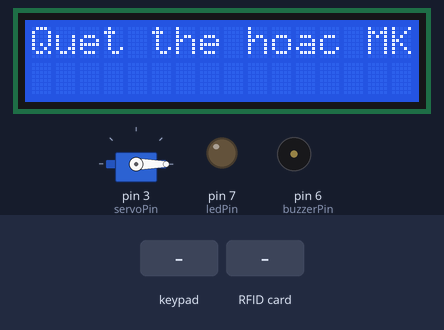
Bench run of a sketch on a simulated Arduino Uno, built with avr-gcc and run on an emulated ATmega328P. Parts: servo, 16×2 character LCD, output pins drawn as LEDs (lit = HIGH), buzzer (waves = sounding, pin HIGH). Dashed ring = blinking. Inputs (shaded band) come from the test bench. Pins used as bus, display or sensor lines are not drawn; what the sketch prints to the serial monitor is not drawn.

Above: at 3.3 s.
3.4 s: keypad keys 1 2 3 4 # pressed 0.4 s apart
At 6.5 s:
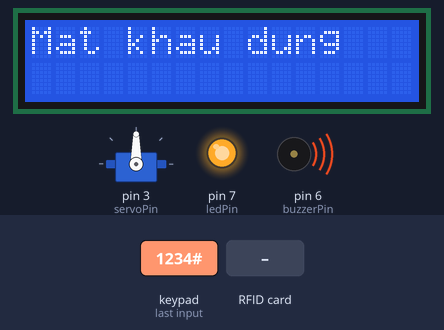
8.5 s: RFID card 5E 7A 19 C4 held to the reader
11.5 s: key '#' pressed
At 14.4 s:
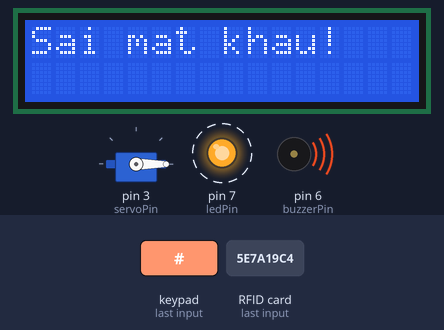
14.5 s: RFID card A3 BE C8 26 held to the reader
At 17.1 s:
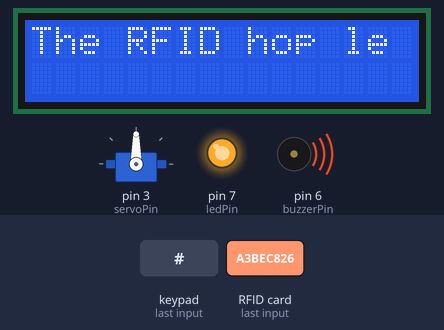
19.6 s: key '*' pressed
22.6 s: keypad keys 1 2 3 4 pressed 0.4 s apart
At 25.3 s:
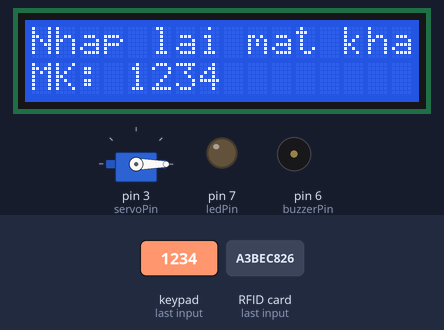
Timing chart, 0 to 26.7 s (numbered marks = the images above; inputs shaded):
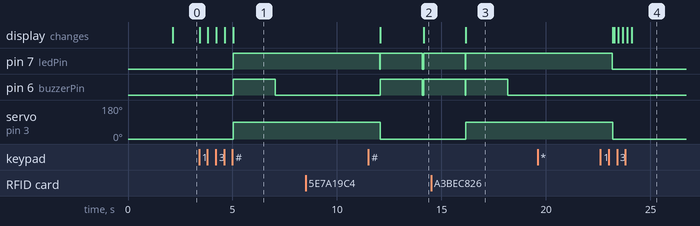

Measured:
- after the input at 3.4 s, pin 7 (ledPin): LOW → HIGH after 1.6 s; pin 6 (buzzerPin): LOW → HIGH after 1.6 s, → LOW 2.0 s later; servo on pin 3 (servoPin): 0° → 90° after 1.6 s; the display: first changes at once (image 1 shows a later state)
- after the input at 8.5 s, every drawn part: stays the same
- after the input at 11.5 s, the display: first differs from a run without the input after 2.6 s (image 2)
- after the input at 14.5 s, servo on pin 3 (servoPin): 0° → 90° after 1.7 s; the display: changes after 1.7 s (image 3)
- after the input at 19.6 s, every drawn part: stays the same
- after the input at 22.6 s, the display: first differs from a run without the input after 0.86 s (image 4 shows a later state)

The sketch:

m__c_a_b_ng_RFID.ino
```cpp
#include <SPI.h>
#include <MFRC522.h>
#include <Keypad.h>
#include <Servo.h>
#include <Wire.h>
#include <LiquidCrystal_I2C.h>

// RFID
#define RST_PIN 9
#define SS_PIN 10
MFRC522 mfrc522(SS_PIN, RST_PIN);

// Keypad
const byte ROWS = 4;
const byte COLS = 3;
char keys[ROWS][COLS] = {
  {'1', '2', '3'},
  {'4', '5', '6'},
  {'7', '8', '9'},
  {'*', '0', '#'}
};
byte rowPins[ROWS] = {A0, A1, A2, A3};
byte colPins[COLS] = {2, 5, 4};
Keypad keypad = Keypad(makeKeymap(keys), rowPins, colPins, ROWS, COLS);

// Servo
Servo servo;
int servoPin = 3;

// LCD
LiquidCrystal_I2C lcd(0x27, 16, 2);

// Buzzer và LED
int buzzerPin = 6;
int ledPin = 7;

// Mật khẩu và thẻ RFID hợp lệ
String password = "1234";
String inputPassword = "";
byte validUID[] = {0xA3, 0xBE, 0xC8, 0x26}; // UID hợp lệ của thẻ RFID

void setup() {
  // RFID
  SPI.begin();
  mfrc522.PCD_Init();

  // Servo
  servo.attach(servoPin);
  servo.write(0); // Cửa khóa ban đầu

  // LCD
  lcd.init();
  lcd.backlight();
  lcd.setCursor(0, 0);
  lcd.print("He thong bat dau");

  // Buzzer và LED
  pinMode(buzzerPin, OUTPUT);
  pinMode(ledPin, OUTPUT);

  // Serial Monitor
  Serial.begin(9600);
  delay(2000);
  lcd.clear();
  lcd.setCursor(0, 0);
  lcd.print("Quet the hoac MK");
}

void loop() {
  // Kiểm tra thẻ RFID
  if (mfrc522.PICC_IsNewCardPresent() && mfrc522.PICC_ReadCardSerial()) {
    if (checkRFID()) {
      openDoor("The RFID hop le");
    } else {
      lcd.clear();
      lcd.setCursor(0, 0);
      lcd.print("The RFID sai!");
      Serial.println("The RFID khong hop le!");
      digitalWrite(ledPin, HIGH);
      digitalWrite(buzzerPin, HIGH);
      delay(2000);
      digitalWrite(buzzerPin, LOW);
      digitalWrite(ledPin, LOW);
    }
    mfrc522.PICC_HaltA(); // Dừng giao tiếp với thẻ
  }

  // Kiểm tra nhập mật khẩu
  char key = keypad.getKey();
  if (key) {
    if (key == '#') { // Nhấn # để kiểm tra mật khẩu
      if (inputPassword == password) {
        openDoor("Mat khau dung");
      } else {
        lcd.clear();
        lcd.setCursor(0, 0);
        lcd.print("Sai mat khau!");
        Serial.println("Sai mat khau!");
        digitalWrite(ledPin, HIGH);
        digitalWrite(buzzerPin, HIGH);
        delay(2000);
        digitalWrite(buzzerPin, LOW);
        digitalWrite(ledPin, LOW);
      }
      inputPassword = ""; // Reset mật khẩu sau khi kiểm tra
    } else if (key == '*') { // Nhấn * để xóa mật khẩu
      inputPassword = "";
      lcd.clear();
      lcd.setCursor(0, 0);
      lcd.print("Nhap lai mat khau");
    } else {
      inputPassword += key;
      lcd.setCursor(0, 1);
      lcd.print("MK: ");
      lcd.print(inputPassword);
    }
  }
}

// Hàm mở cửa
void openDoor(String message) {
  lcd.clear();
  lcd.setCursor(0, 0);
  lcd.print(message);
  Serial.println(message);
  digitalWrite(ledPin, HIGH); // Bật LED báo trạng thái
  servo.write(90);           // Mở khóa
  digitalWrite(buzzerPin, HIGH); // Buzzer kêu
  delay(2000);
  digitalWrite(buzzerPin, LOW);  // Tắt buzzer
  delay(5000); // Giữ cửa mở trong 5 giây
  servo.write(0);             // Đóng khóa
  digitalWrite(ledPin, LOW);  // Tắt LED
  lcd.clear();
  lcd.setCursor(0, 0);
  lcd.print("Quet the hoac MK");
}

// Hàm kiểm tra thẻ RFID hợp lệ
bool checkRFID() {
  for (byte i = 0; i < mfrc522.uid.size; i++) {
    if (mfrc522.uid.uidByte[i] != validUID[i]) {
      return false;
    }
  }
  return true;
}
```
